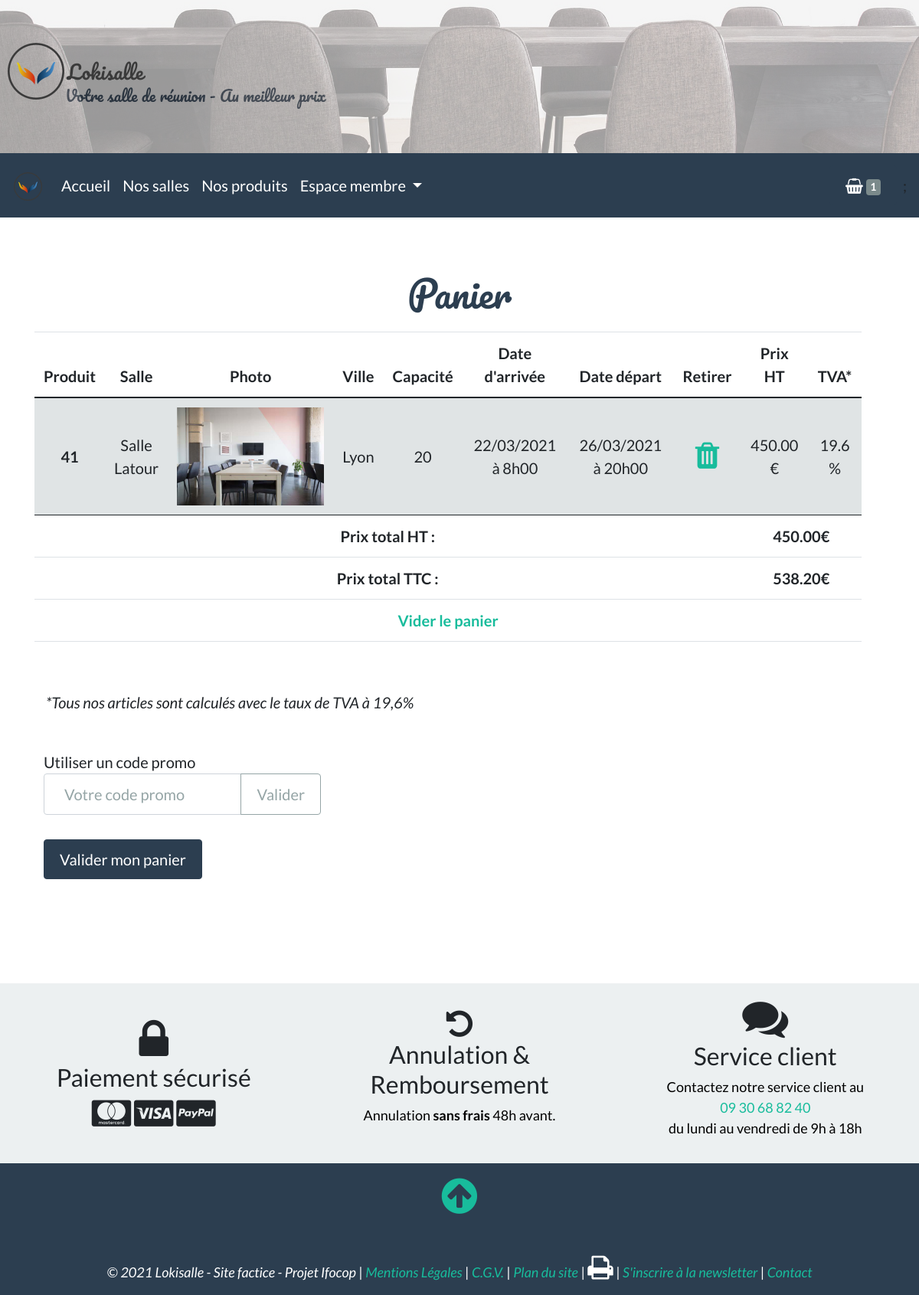
Page /pages/panier.php?ajout_panier&id=41 (signed in) on the committed database.
### tables this page shows
CREATE TABLE `produit` (
  `id_produit` int(5) NOT NULL,
  `date_arrivee` datetime NOT NULL,
  `date_depart` datetime NOT NULL,
  `id_salle` int(5) NOT NULL,
  `id_promo` int(2) DEFAULT NULL,
  `prix` int(5) NOT NULL,
  `etat` int(1) NOT NULL
);

CREATE TABLE `salle` (
  `id_salle` int(5) NOT NULL,
  `pays` varchar(20) NOT NULL,
  `ville` varchar(20) NOT NULL,
  `adresse` text NOT NULL,
  `cp` varchar(5) NOT NULL,
  `titre` varchar(200) NOT NULL,
  `description` text NOT NULL,
  `photo` varchar(200) NOT NULL,
  `capacite` int(3) NOT NULL,
  `categorie` enum('Réunion','Bureau','Conférence') NOT NULL
);

### inc/ajout_panier.inc.php (called while the page is built, shortened)
<?php
if (isset($_GET['ajout_panier']))
{
    $resultat = $pdo->query("SELECT date_format(date_arrivee,'%d/%m/%Y à %kh%i') AS new_date_arrivee,date_format(date_depart,'%d/%m/%Y à %kh%i') AS new_date_depart,produit.*,salle.* FROM produit,salle WHERE produit.id_salle=salle.id_salle AND produit.id_produit = '$_GET[id]'");
}
?>

### inc/init.inc.php (called while the page is built, shortened)
<?php
if(is_int(stripos($_SERVER['HTTP_HOST'], 'localhost')) || is_int(stripos($_SERVER['HTTP_HOST'], '127.0.0.1')) || is_int(stripos($_SERVER['HTTP_HOST'], '[::1]'))) {
    $pdo = new PDO("mysql:host=localhost;dbname=lokisalle", "root", "");
   } else {
    $pdo = new PDO("mysql:host=mouyimv619.mysql.db;dbname=mouyimv619;charset=utf8", "mouyimv619", "Noodles1987");
   }
require("fonction.inc.php");
require("ajout_panier.inc.php");
?>

### inc/fonction.inc.php (called while the page is built, shortened)
<?php
function montantTotal()
{
    if (!empty($_SESSION['panier']))
    {
        $total_ht = 0;
        foreach ($_SESSION['panier'] as $key => $value) {
            $total_ht += $value['prix'];
        }
        return $total_ht;
    }
}
?>

### pages/panier.php (the view, shortened to what this page needs)
<?php include_once('../inc/init.inc.php');?>
<?php include_once("../inc/haut.inc.php");?>
<?php include_once('../inc/menu.inc.php');?>
<div id="panier" class="conteneur py-5">
  <h1>Panier</h1>
  <div class="row table-responsive">
    <table class="table table-striped">
      <thead>
        <tr>
          <th scope="col" class="text-center">Produit</th>
          <th scope="col" class="text-center">Salle</th>
          <th scope="col" class="text-center">Photo</th>
          <th scope="col" class="text-center">Ville</th>
          <th scope="col" class="text-center">Capacité</th>
          <th scope="col" class="text-center">Date d'arrivée</th>
          <th scope="col" class="text-center">Date départ</th>
          <th scope="col" class="text-center">Retirer</th>
          <th scope="col" class="text-center">Prix HT</th>
          <th scope="col" class="text-center">TVA*</th>
        </tr>
      </thead>
      <tbody>
      <?php
        if((isset($_SESSION['panier']) && empty($_SESSION['panier'])) || !isset($_SESSION['panier']))
        {?>
        <tr>
          <td scope="col" class="text-center" colspan="10">Votre panier est vide</td>
        </tr>
        </tbody>
       <?php
        }else
        {?>
          <?php  foreach ($_SESSION['panier'] as $key => $value) { ?>
          <tr>
            <th class="align-middle text-center" scope="row"><?php echo $value['id_produit'] ?></th>
            <td class="align-middle text-center" style="width:1%;"><?php echo $value['titre'] ?></td>
            <td class="align-middle text-center" style="width:20%;"><a href="<?php echo '/pages/reservation_details.php?id='.$value['id_produit']?>"><img src="<?php echo $value['photo'] ?>"alt="<?php echo $value['ville'] ?>" width="100%"></a></td>
            <td class="align-middle text-center"><?php echo $value['ville'] ?></td>
            <td class="align-middle text-center"><?php echo $value['capacite'] ?></td>
            <td class="align-middle text-center"><?php echo $value['date_arrivee'] ?></td>
            <td class="align-middle text-center"><?php echo $value['date_depart'] ?></td>
            <td class="align-middle text-center"><a href="<?php echo '?id_suppr='.$value['id_produit']?>"><i class="fa fa-trash fa-2x"></i></a></td>
            <td class="align-middle text-center"><?php echo number_format($value['prix'], 2) ?> €<br>
              </td>
            <td class="align-middle text-center">19.6 %</td>
          </tr>
          <?php }
      ?>
      </tbody>
      <tfoot>
      <tr>
          <th scope="col" class="text-center" colspan="8">Prix total HT :</th>
          <th scope="col" class="text-center" colspan="2"><?php echo number_format(montantTotal(), 2) ?>€</th>
        </tr>
        <tr>
          <th scope="col" class="text-center" colspan="8">Prix total TTC :</th>
          <th scope="col" class="text-center" colspan="2"><?php echo number_format(montantTotal()*1.196, 2) ?>€</th>
        </tr>
          <tr>
            <th scope="col" class="text-center" colspan="10"><a href="/pages/panier.php?action=vider_panier"> Vider le panier</a></th>
          </tr>
        </tfoot>
<?php } ?>
    </table>
  </div>
  <div class="my-5">
      <em>*Tous nos articles sont calculés avec le taux de TVA à 19,6%</em>
  </div>
  <div class="row">
    <form method="post" action="">
      Utiliser un code promo<br>
      <div class="input-group col-12 col-lg-4 px-0">
        <input type="text" name="codepromo" id="codepromo" class="form-control" placeholder="Votre code promo" aria-label="" aria-describedby="basic-addon1">
        <div class="input-group-append">
          <button type="submit" class="btn btn-outline-secondary" type="button">Valider</button>
        </div>
      </div>
    </form>
    <div class="my-3">
      <a href="?action=paiement#paiement_form" class="btn btn-primary" name="valid_panier">Valider mon panier</a>
    </div>
  </div>
</div>
<?php include_once('../inc/bas.inc.php');?>

### inc/css/style.css (style rules this page uses)
* { box-sizing: border-box; }
body { min-height: 1000px; font-size: clamp(20px, 0.8em, 1em); }
h1 { text-align: center; color: #2C3E50; font-family: "Pacifico", cursive; margin: 2% 0%; }
.conteneur { margin: 0 auto; width: 90%; min-height: 1000px; }
.fa-trash { cursor: pointer; }
input[type=text], input[type=email], input[type=password], input[type=adresse] { padding: 1.3em; font-size: 1em; }
.btn { padding: 10px 20px; font-size: 1em; }

### rows in the picture
produit: id_produit "41", id_salle.titre "Salle Latour", id_salle.photo (picture), id_salle.ville "Lyon", id_salle.capacite "20", date_arrivee "22/03/2021 à 8h00", date_depart "26/03/2021 à 20h00", prix "450.00"

### other values in the picture
count($_SESSION['panier']) "1"
montantTotal() "450.00"
montantTotal()*1.196 "538.20"
